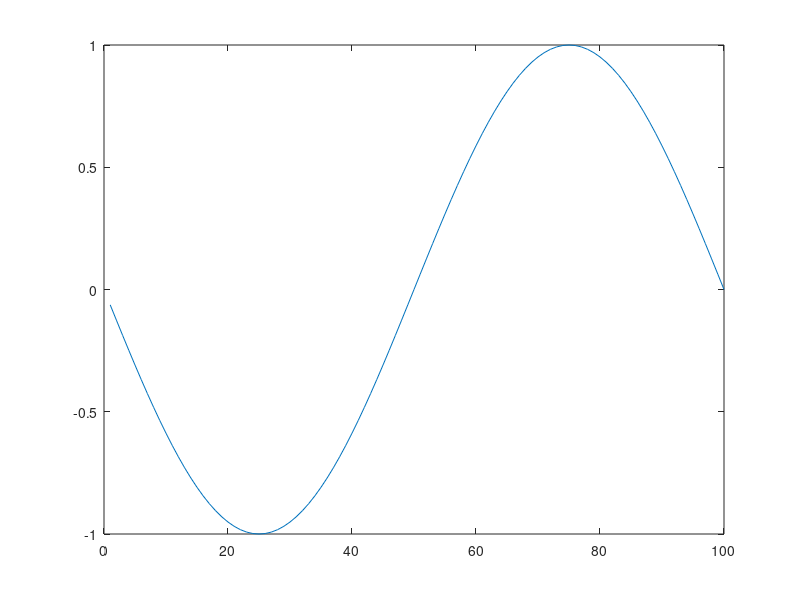

This figure's MATLAB source: (Note: this script raises an error after producing the figure.)
imSize = 100;                           % image size: n X n
lamda = 10;                             % wavelength (number of pixels per cycle)
theta = 15;                              % grating orientation
sigma = 10;                             % gaussian standard deviation in pixels
phase = .25;                            % phase (0 -> 1)
trim = .005;                             % trim off gaussian values smaller than this

X = 1:imSize;                           % X is a vector from 1 to imageSize
X0 = (X / imSize) - .5;                 % rescale X -> -.5 to .5
figure;                                 % make new figure window
plot(X0);                               % plot ramp


sinX = sin(X0 * 2*pi);                  % convert to radians and do sine
plot(sinX);                             % plot a 1D sinewave!


grating = sin( Xf + phaseRad);          % make 2D sinewave
imagesc( grating, [-1 1] );             % display
colormap gray(256);                     % use gray colormap (0: black, 1: white)
axis off; axis image;                   % use gray colormap

thetaRad = (theta / 360) * 2*pi;        % convert theta (orientation) to radians
Xt = Xm * cos(thetaRad);                % compute proportion of Xm for given orientation
Yt = Ym * sin(thetaRad);                % compute proportion of Ym for given orientation
XYt = [ Xt + Yt ];                      % sum X and Y components
XYf = XYt * freq * 2*pi;                % convert to radians and scale by frequency
grating = sin( XYf + phaseRad);                   % make 2D sinewave
imagesc( grating, [-1 1] );                     % display
axis off; axis image;    % use gray colormap

s = sigma / imSize;                     % gaussian width as fraction of imageSize
Xg = exp( -( ( (X0.^2) ) ./ (2* s^2) ));% formula for 1D gaussian
Xg = normpdf(X0, 0, (20/imSize)); Xg = Xg/max(Xg);  % alternative using normalized probability function (stats toolbox)
plot(Xg)


gauss = exp( -(((Xm.^2)+(Ym.^2)) ./ (2* s^2)) ); % formula for 2D gaussian
imagesc( gauss, [-1 1] );                        % display
axis off; axis image;     % use gray colormap

gauss(gauss < trim) = 0;                 % trim around edges (for 8-bit colour displays)
gabor = grating .* gauss;                % use .* dot-product
imagesc( gabor, [-1 1] );                        % display
axis off; axis image;                    % use gray colormap
axis image; axis off; colormap gray(256);
set(gca,'pos', [0 0 1 1]);               % display nicely without borders
set(gcf, 'menu', 'none', 'Color',[.5 .5 .5]); % without background

